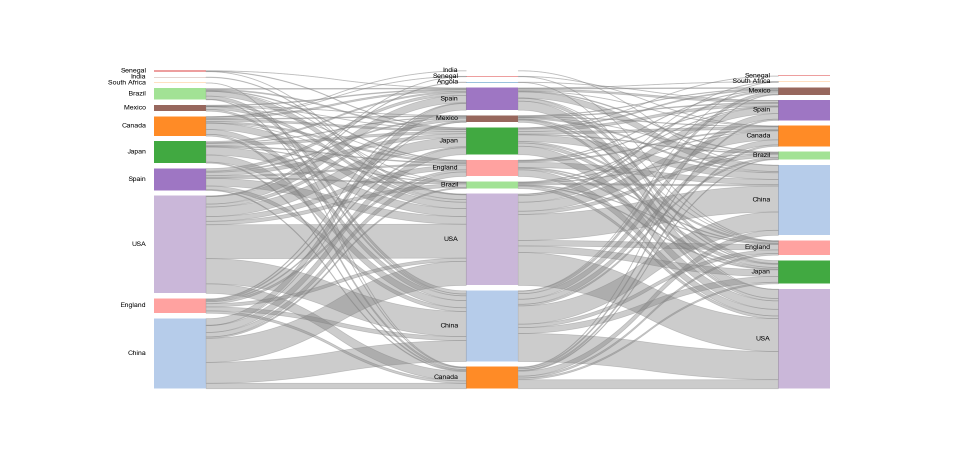
#> input picture example/country_1.png, 1920 x 909 px (shown at 1/2 size); its folder holds only this picture in this run
$ python -i Sankey.py   (imports and definitions only)
#> lines starting #> are read from the running program, lines starting #| are printed output that depends on the picture
from collections import defaultdict
from collections import OrderedDict
from copy import deepcopy
import matplotlib
#matplotlib.use('Agg')
import matplotlib.pyplot as plt
from matplotlib.colors import to_hex

import numpy as np
import pandas as pd
import seaborn as sns
import math

class SankeyException(Exception):
    pass

class NullsInFrame(SankeyException):
    pass

class LabelMismatchError(SankeyException):
    pass

# [56 lines left out: functions setColorConf, listRemoveNAN, not called in this run]

class Sankey:
    """
    Sankey workflow:
        1. check whether the input OK.
        2. create sankey-plot dataframe.
    """
    def __init__(self,dataFrame,layerLabels=None,colorDict=None,colorMode="global"):
        """
        Parameters:
        -----------
        dataFrame:pd.DataFrame
            Each row of the dataFrame represents a trans-entity,

        layerLabels:dict
            If passing, the provided layerLabels would determine the drawing order of each layer.
            If passing, dict keys must be named corresponding to column names of dataFrame.
                e.g {'layer1':[cs1,cs2,cs4],'layer2':[cs2,cs4,cs2]}
            If not passing, layerLabels would be extracted from the dataFrame.

        colorDict:dict
            There are 2 modes can be passing, see colorMode for details.

        colorMode:str, Can only take option in ["global","layer"].
            If choosing "global", a colorPalette dict that merged the same label in different layers would be taken.
            If choosing "layer", a colorPalette dict that treat the same label in different layers as independent label would be taken.
            For example, a layerLabels was:
                layerLabels = ['layer1':['cs1','cs2','cs3'],'layer2':['cs1','cs4']].
            If choosing "global", colorPalette(aka colorDict) like:
                {'cs1':'some color','cs2':'some color','cs3':'some color','cs4':'some color'} would be taken.
            If choosing "layer", colorPalette(aka colorDict) like:
                {'layer1':{'cs1':'some color','cs2':'some color','cs3':'some color'},
                 'layer2':{'cs1':'some color','cs4':'some color'}} would be taken.


        """

        self.dataFrame = dataFrame
        # get mapping between old and new column names & rename columns.
        self._colnameMaps = self._getColnamesMapping(self.dataFrame)
        self.dataFrame.columns = ['layer%d'%(i+1) for i in range(dataFrame.shape[1])]

        # labels
        self._allLabels = self._getAllLabels(self.dataFrame)
        if layerLabels is None:
            self._layerLabels = self._getLayerLabels(self.dataFrame)
        else:
            self._checkLayerLabelsMatchDF(self.dataFrame,layerLabels,self._colnameMaps)
            self._layerLabels = layerLabels

        # colors
        self.colorMode = colorMode
        opts=["global","layer"]
        if colorMode not in opts:
            raise ValueError("colorMode options don't support:{0}".format(colorMode))
        if colorDict is None:
            self._colorDict = self._setColorDict(self._layerLabels,mode = colorMode)
        else:
            self._checkColorMatchLabels(colorDict,mode = colorMode)
            self._colorDict = colorDict

        # set box position
        self._boxPos = self._setboxPos(self.dataFrame,self._layerLabels)
        # set layer position
        self._layerPos = self._setLayerPos(self._layerLabels)
        # set strip width
        self._stripWidths = self._setStripWidth(self._layerLabels,self.dataFrame)


    def _getColnamesMapping(self,dataFrame):
        """
        Maintains a mapping relationship between old and new names.
        """
        return dict(zip(dataFrame.columns,['layer%d'%(i+1) for i in range(dataFrame.shape[1])]))

    # [312 lines left out: functions _getAllLabels, _getLayerLabels, _checkLayerLabelsMatchDF, _checkColorMatchLabels, _setColorDict, _setboxPos and 6 more, not called in this run]

    @property
    def colnameMaps(self):
        return self._colnameMaps

    @property
    def labels(self):
        return self._allLabels

    @property
    def layerLabels(self):
        return self._layerLabels

    @property
    def boxPos(self):
        return self._boxPos

    @property
    def layerPos(self):
        return self._layerPos

    @property
    def stripWidth(self):
        return self._stripWidths


    @property
    def colorDict(self):
        return self._colorDict


# [43 lines not run here, left out]

>>> import cv2
>>> picture = cv2.imread('../example/country_1.png', cv2.IMREAD_GRAYSCALE)
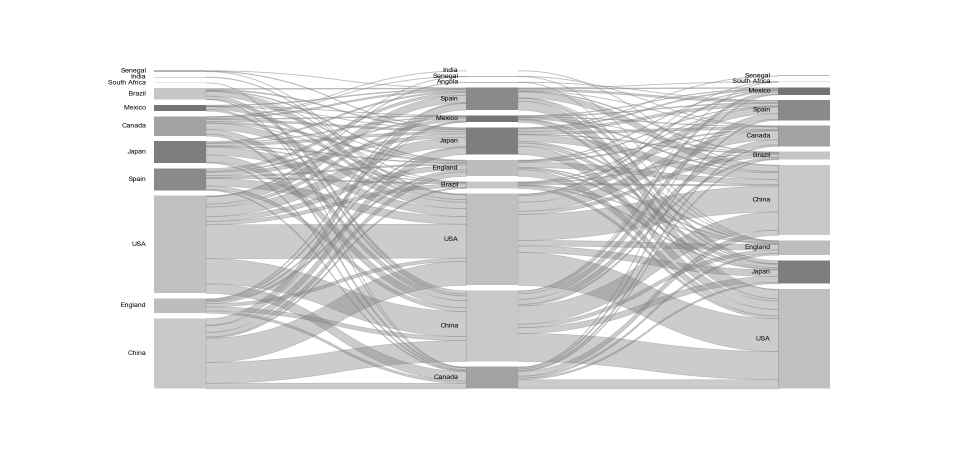
#> picture: shape (909, 1920) (shown at 1/2 size); min 0, max 255, mean 228.3
>>> result = Sankey(picture).plot()
#> (the run stopped early here; a loop or call above may not have finished)

$ run again, on example/fruit_1.png
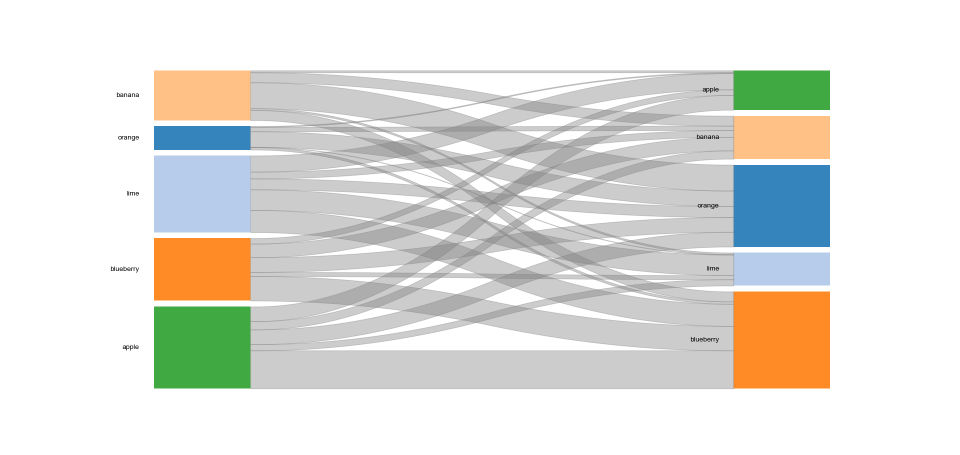
#> input picture example/fruit_1.png, 1920 x 909 px (shown at 1/2 size)
#> `picture = cv2.imread('../example/country_1.png', cv2.IMREAD_GRAYSCALE)`:
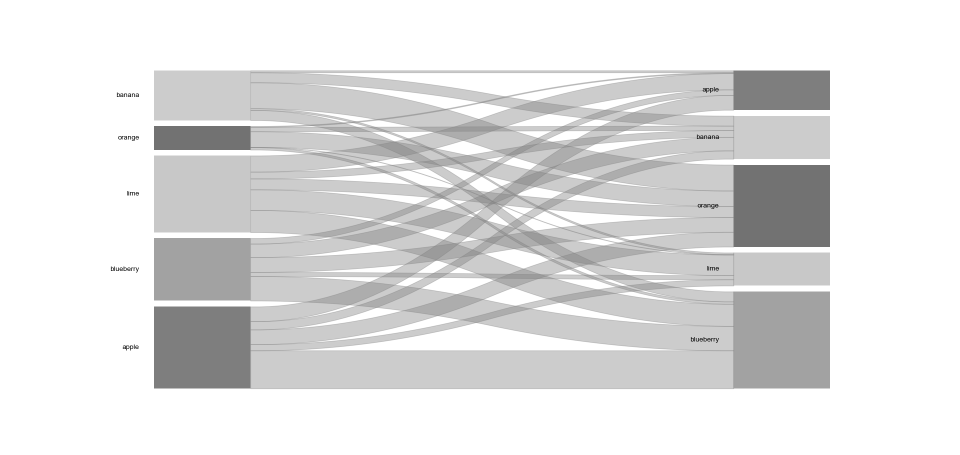
#> picture: shape (909, 1920) (shown at 1/2 size); min 0, max 255, mean 225.4

$ run again, on example/fruit_2.png
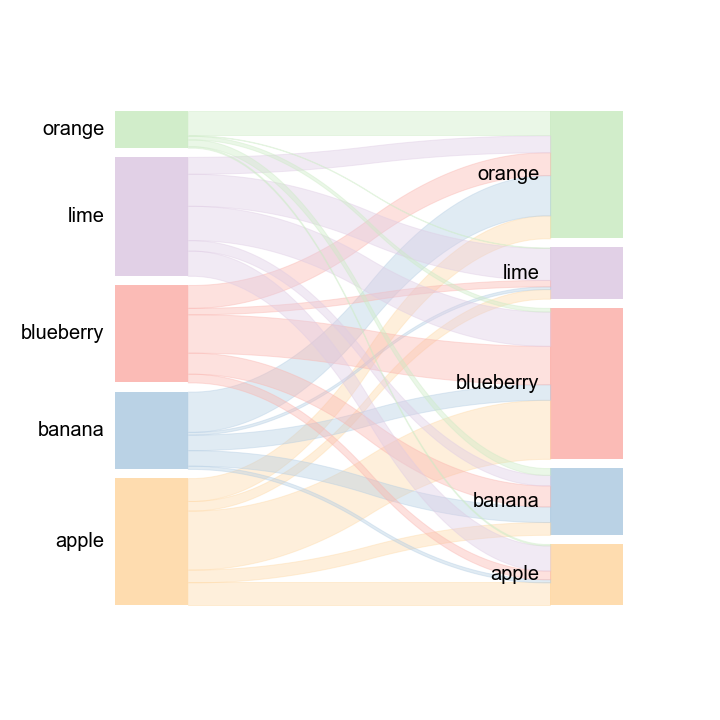
#> input picture example/fruit_2.png, 720 x 720 px
#> `picture = cv2.imread('../example/country_1.png', cv2.IMREAD_GRAYSCALE)`:
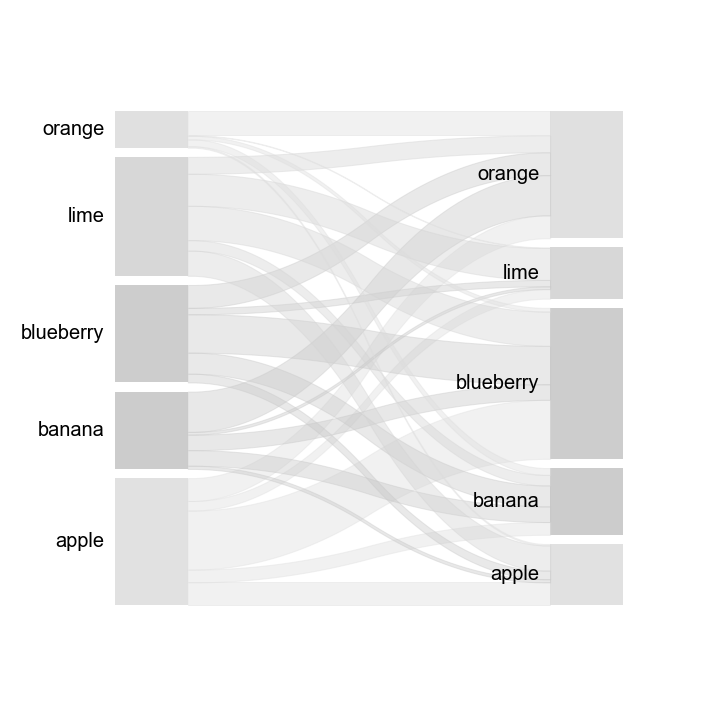
#> picture: shape (720, 720); min 0, max 255, mean 242.4
